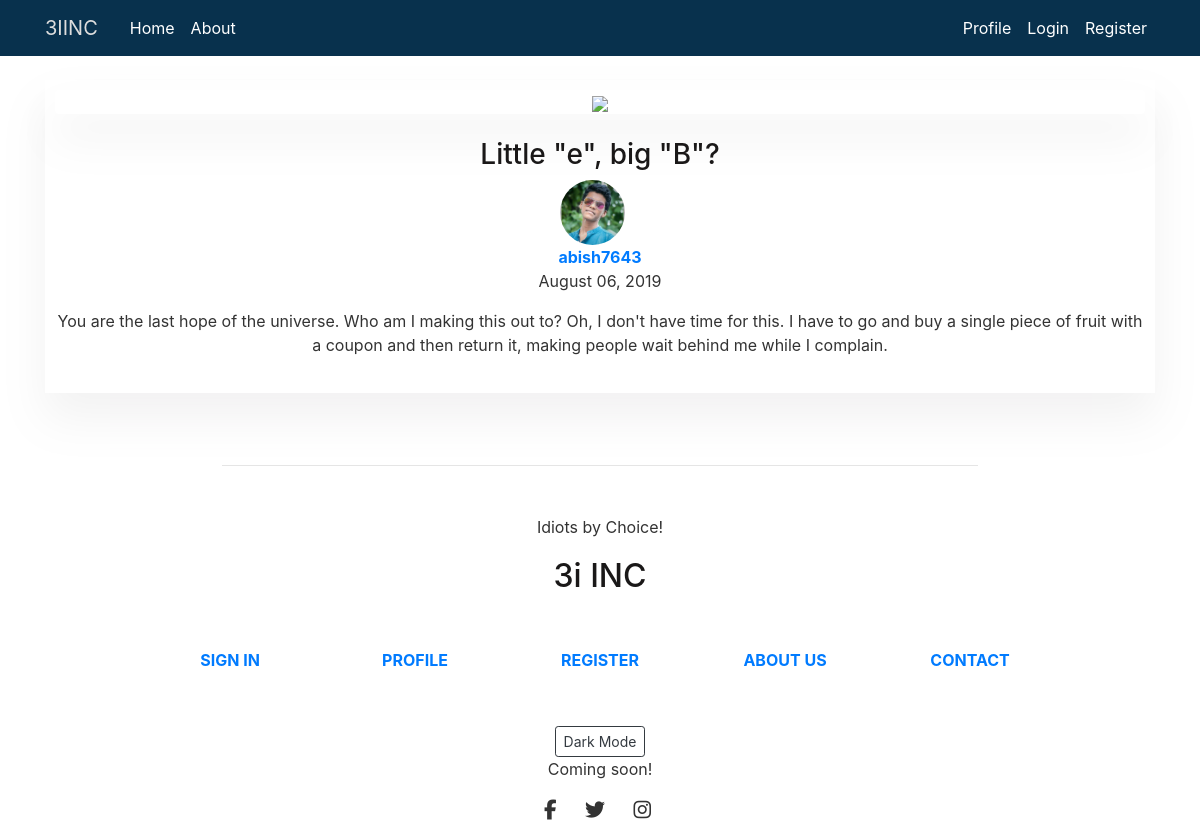
Screenshot of /post/11/ with the database file from the repository.
### blog/models.py (models this page shows, shortened)
class Post(models.Model):
    title = models.CharField(max_length=100)
    subtitle = models.CharField(max_length=140, default='SOME STRING')
    content = models.TextField()
    date_posted = models.DateTimeField(default=timezone.now)
    author = models.ForeignKey(User, on_delete=models.CASCADE)

### users/models.py (models this page shows, shortened)
class Profile(models.Model):
    user = models.OneToOneField(User, on_delete=models.CASCADE)
    image = models.ImageField(default='default.jpg', upload_to='profile_pics')

### blog/views.py (the view)
# urls.py: path('post/<int:pk>/', PostDetailView.as_view(), name="post-detail"),
class PostDetailView(DetailView):
    model = Post

### blog/templates/blog/post_detail.html (shortened to what this page needs)
{% extends "blog/base.html" %}
{% block content %}
<div class="container">
    <div class="col-lg-12 col-md-12 mb-4 shadow text-center">
        <div class="view overlay rounded z-depth-2 mb-4 shadowed">
            <img class="img-fluid" src="https://mdbootstrap.com/img/Photos/Others/images/43.jpg">
        </div>
        <h3 class="font-weight-bold mb-3">
            <h3 class="">{{ object.title }}</h3>
        </h3>
        <div class="container-fluid">
            <img class="rounded-circle article-img" src="{{object.author.profile.image.url}}">
            <p><a class="font-weight-bold text-center" href="{% url 'user-posts' post.author.username %}">{{object.author}} </a>
            <br>{{ post.date_posted|date:"F d, Y" }}</p>
        </div>
        <p class="dark-grey-text text-center">{{ object.content }}</p>
    </div>
</div>
{% endblock content %}

### blog/static/blog/main.css (style rules this page uses)
body { color: #333333; margin-top: 5rem; font-family: -apple-system, BlinkMacSystemFont, 'Segoe UI', Roboto, Oxygen, Ubuntu, Cantarell, 'Open Sans', 'Helvetica Neue', sans-serif; }
h1, h2, h3, h4, h5, h6 { color: #1a1818; }
.shadow { box-shadow: 0px 25px 42px rgba(125, 123, 128, 0.1); align-items: center; justify-content: center; padding: 10px; align-items: center; justify-content: center; padding-bottom: 20px; margin-right: 1px; }
.shadowed { box-shadow: 0px 25px 42px rgba(125, 123, 128, 0.1); }
.article-img { height: 65px; width: 65px; margin-right: 16px; }

### rows the page displays
Post: title "Little \"e\", big \"B\"?", author.profile.image (picture), author "abish7643", date_posted "August 06, 2019", content "You are the last hope of the universe. Who am I making this out to? Oh, I don't have time for this. I have to go and buy a single piece of fruit with a coupon and then return it, making people wait behind me while I complain."
